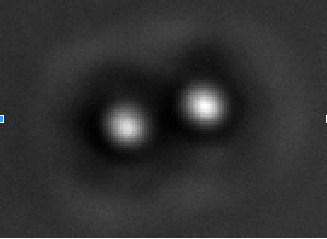
#> input picture image_processing/gauss.png, 327 x 239 px, found by its file name
$ python local_maxima_finding.py
#> lines starting #> are read from the running program, lines starting #| are printed output that depends on the picture
from scipy import ndimage as ndi
import matplotlib.pyplot as plt
from skimage.feature import peak_local_max
from skimage import data, img_as_float
import cv2


def find_local_maxima(im, number_of_maxima):
    """
    im: grayscale float image
    returns largest "number_of_maxima" local maxima coordinates
    """

    # Comparison between image_max and im to find the coordinates of local maxima
    # coordinates are sorted from largest to smallest value
    coordinates = peak_local_max(im, min_distance=20)
    if len(coordinates) < number_of_maxima:
        return coordinates
    else:
        return coordinates[:number_of_maxima]


def test_find_local_maxima():
    im = cv2.imread("image_processing/gauss.png")
#> im is the input picture: shape (239, 327, 3); mean B, G, R 48.5, 48.5, 48.4
    im = cv2.cvtColor(im, cv2.COLOR_BGR2GRAY)
#> im: shape (239, 327)
    im = img_as_float(im)

    coords = find_local_maxima(im, 2)
#> in find_local_maxima, `coordinates = peak_local_max(im, min_distance=20)`: coordinates = 14 rows, first 8: [104, 205], [124, 128], [27, 164], [117, 297], [209, 96], [189, 198], [49, 79], [63, 275]
#> coords = [[104, 205], [124, 128]]

    # display results
    fig, axes = plt.subplots(1, 2, figsize=(8, 3), sharex=True, sharey=True)
    ax = axes.ravel()
    ax[0].imshow(im, cmap=plt.cm.gray)
    ax[0].axis('off')
    ax[0].set_title('Original')

    # ax[1].imshow(image_max, cmap=plt.cm.gray)
    # ax[1].axis('off')
    # ax[1].set_title('Maximum filter')

    ax[1].imshow(im, cmap=plt.cm.gray)
    ax[1].autoscale(False)
    ax[1].plot(coords[:, 1], coords[:, 0], 'r.')
    ax[1].axis('off')
    ax[1].set_title('Peak local max')

    fig.tight_layout()

    plt.show()
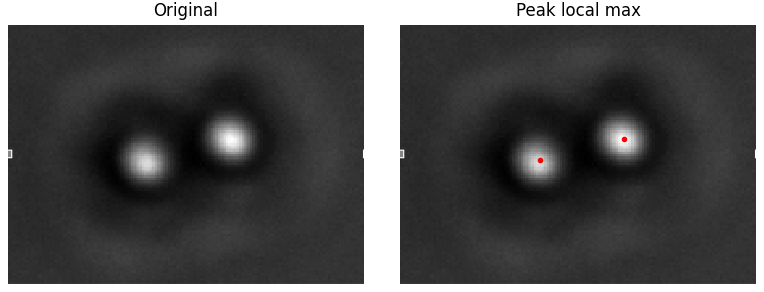
#> figure drawn by matplotlib, 2 panels


if __name__ == "__main__":
    test_find_local_maxima()

$ run again, with image_processing/laser.png copied over image_processing/gauss.png
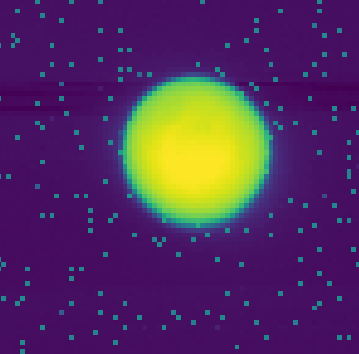
#> input picture image_processing/laser.png, 359 x 354 px, found by its file name
#> in test_find_local_maxima, im is the input picture: shape (354, 359, 3); mean B, G, R 94.5, 47.7, 83.3
#> in test_find_local_maxima, `im = cv2.cvtColor(im, cv2.COLOR_BGR2GRAY)`:
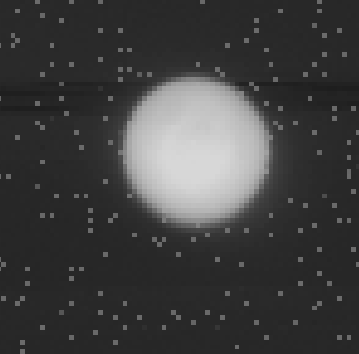
#> im: shape (354, 359); min 30, max 215, mean 63.6
#> coordinates = 48 pairs, first value 20 to 325, second value 20 to 337
#> coords = [[155, 166], [155, 186]]
#> in test_find_local_maxima, `plt.show()`:
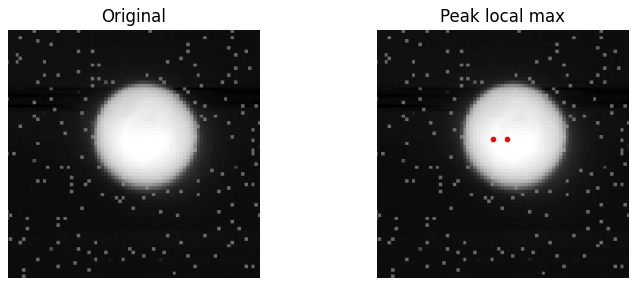
#> figure drawn by matplotlib, 2 panels

$ run again, with image_processing/laser2.png copied over image_processing/gauss.png
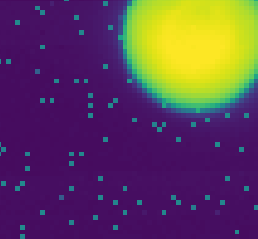
#> input picture image_processing/laser2.png, 258 x 239 px, found by its file name
#> in test_find_local_maxima, im is the input picture: shape (239, 258, 3); mean B, G, R 89.4, 63.2, 94.5
#> in test_find_local_maxima, `im = cv2.cvtColor(im, cv2.COLOR_BGR2GRAY)`:
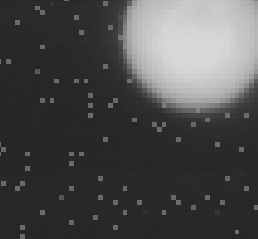
#> im: shape (239, 258); min 37, max 215, mean 75.4
#> coordinates = 24 rows, first 8: [40, 166], [40, 186], [40, 206], [60, 176], [60, 196], [142, 215], [45, 40], [103, 108]
#> coords = [[40, 166], [40, 186]]
#> in test_find_local_maxima, `plt.show()`:
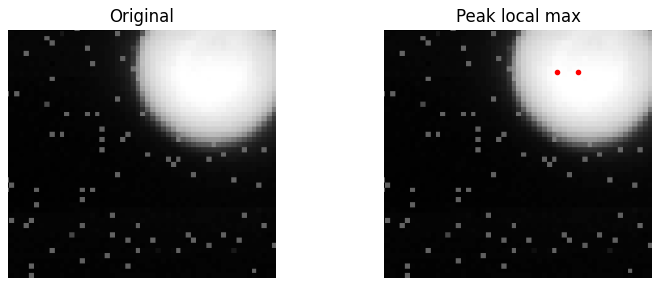
#> figure drawn by matplotlib, 2 panels

$ run again, with image_processing/laser3.png copied over image_processing/gauss.png
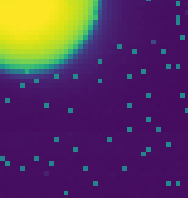
#> input picture image_processing/laser3.png, 188 x 198 px, found by its file name
#> in test_find_local_maxima, im is the input picture: shape (198, 188, 3); mean B, G, R 94.1, 53.5, 87.4
#> in test_find_local_maxima, `im = cv2.cvtColor(im, cv2.COLOR_BGR2GRAY)`:
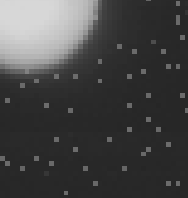
#> im: shape (198, 188); min 38, max 215, mean 68.2
#> coordinates = [[20, 20], [20, 40], [79, 98], [103, 44], [127, 127], [142, 166], [64, 166], [69, 141], [147, 73], [108, 69], [156, 34], [132, 20]]
#> coords = [[20, 20], [20, 40]]
#> in test_find_local_maxima, `plt.show()`:
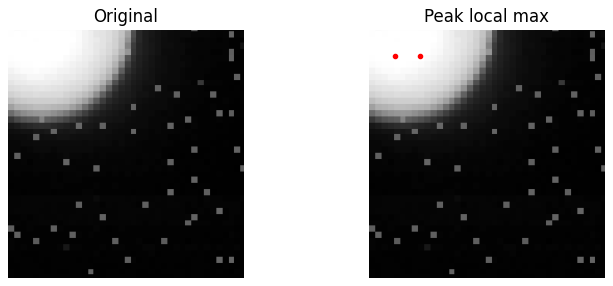
#> figure drawn by matplotlib, 2 panels
